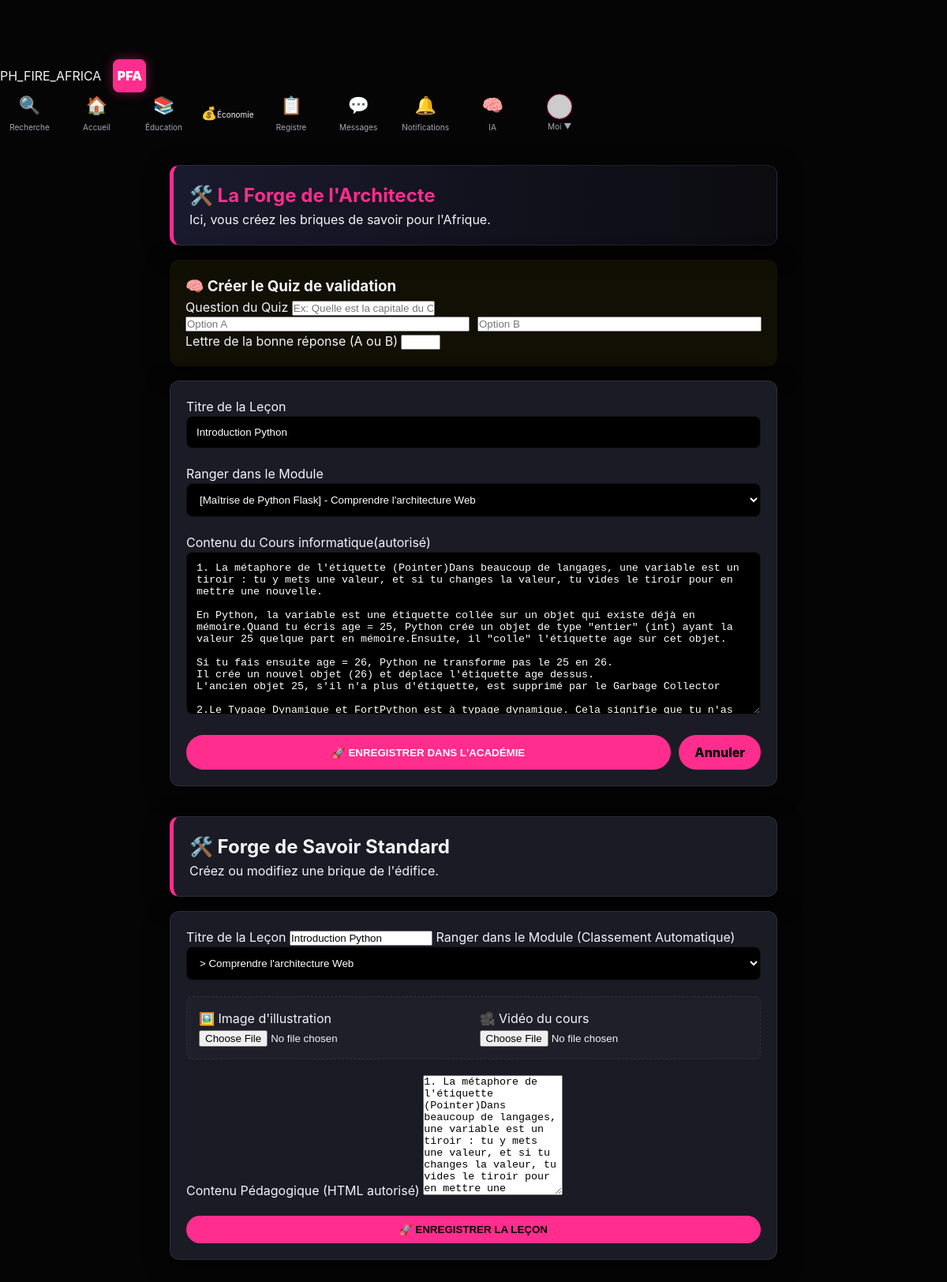
The page /academie/editeur/5 (signed in) on the database as committed earlier.
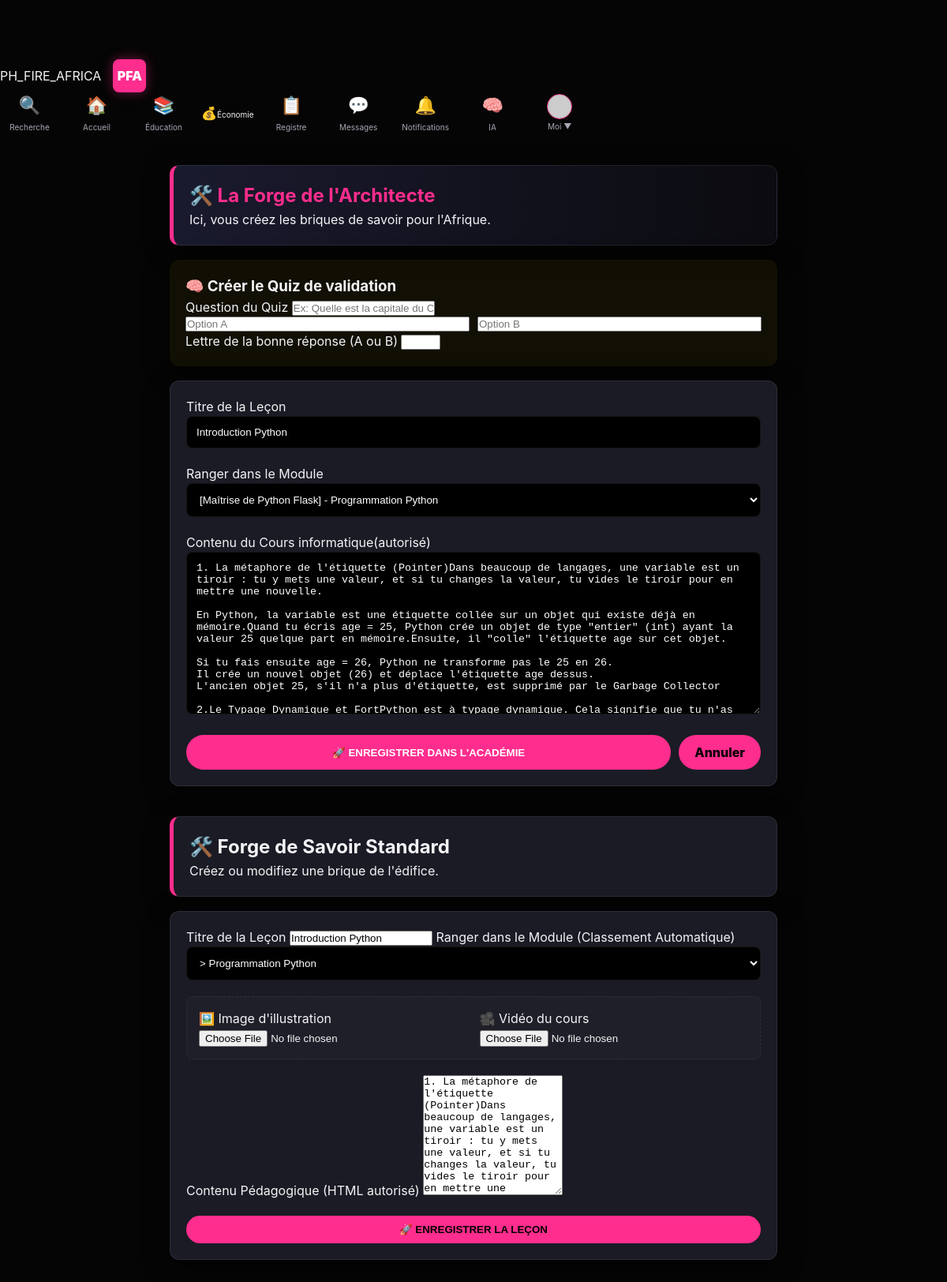
The same page on the database as committed later.
### tables this page shows
CREATE TABLE lessons (id INTEGER PRIMARY KEY AUTOINCREMENT, module_id INT REFERENCES modules(id), contenu TEXT, exercice_obligatoire BOOLEAN, titre TEXT, image_filename TEXT, video_filename TEXT);

### app.py (the view, shortened to what this page needs)
    @app.route("/academie/editeur", methods=["GET", "POST"])
    @app.route("/academie/editeur/<int:l_id>", methods=["GET", "POST"])
    @login_required
    def editeur_lecon(l_id=None):
        me = current_user()
        if me['username'] != 'frere': return redirect(url_for('feed'))
        lecon = db_one("SELECT * FROM lessons WHERE id=?", (l_id,)) if l_id else None
        modules = db_all("SELECT m.id, m.objectif, c.titre as cursus FROM modules m JOIN curriculums c ON m.curriculum_id = c.id")
        return render_template("academie/forge_lecon.html", lecon=lecon, modules=modules)

### templates/academie/forge_lecon.html (shortened to what the changed rows need)
{% extends "base.html" %}
{% block content %}
<div class="container" style="max-width: 800px; margin-top: 20px;">
    <div class="card" style="border-left: 5px solid var(--accent); background: linear-gradient(to right, #1a1a2e, #0b0b10);">
        <h2 style="color: var(--accent);">🛠️ La Forge de l'Architecte</h2>
    </div>
    <form method="post" class="card">
        <label class="muted small">Titre de la Leçon</label>
        <input type="text" name="titre" value="{{ lecon.titre if lecon else '' }}" placeholder="Ex: Introduction/informatique/programmation/Python/C++/JavaScript/HTML/CSS/Variables etc..." required
               style="width: 100%; padding: 12px; background: #000; color: white; border: 1px solid var(--border); border-radius: 8px; margin-bottom: 20px;">
        <label class="muted small">Ranger dans le Module</label>
        <select name="module_id" style="width: 100%; padding: 12px; background: #000; color: white; border: 1px solid var(--border); border-radius: 8px; margin-bottom: 20px;">
            {% for m in modules %}
            <option value="{{ m.id }}" {% if lecon and lecon.module_id == m.id %}selected{% endif %}>
                [{{ m.cursus }}] - {{ m.objectif }}
            </option>
            {% endfor %}
        </select>
        <label class="muted small">Contenu du Cours informatique(autorisé)</label>
        <textarea name="contenu" rows="12" placeholder="Écrivez votre cours ici..."
                  style="width: 100%; padding: 12px; background: #000; color: white; border: 1px solid var(--border); border-radius: 8px; font-family: monospace;">{{ lecon.contenu if lecon else '' }}</textarea>
        <div style="margin-top: 20px; display: flex; gap: 10px;">
            <button type="submit" class="btn" style="flex: 1; background: var(--accent); color: white; font-weight: bold;">
            </button>
            <a href="{{ url_for('academie_home') }}" class="btn btn-ghost" style="text-decoration: none;">Annuler</a>
        </div>
    </form>
</div>
<div class="container" style="max-width: 800px;">
    <div class="card" style="border-left: 5px solid var(--accent);">
        <h2>🛠️ Forge de Savoir Standard</h2>
    </div>
    <form method="post" enctype="multipart/form-data" class="card">
        <label class="muted small">Titre de la Leçon</label>
        <input type="text" name="titre" value="{{ lecon.titre if lecon else '' }}" required>
        <label class="muted small">Ranger dans le Module (Classement Automatique)</label>
        <select name="module_id" style="width: 100%; padding: 12px; background: #000; color: white; border: 1px solid var(--border); border-radius: 8px; margin-bottom: 20px;">
            {% set current_branche = [] %}
            {% for m in modules %}
                <option value="{{ m.id }}" {% if lecon and lecon.module_id == m.id %}selected{% endif %}>
                    {{ m.branche }} > {{ m.objectif }}
                </option>
            {% endfor %}
        </select>
        <div style="display: grid; grid-template-columns: 1fr 1fr; gap: 15px; margin-bottom: 20px; padding: 15px; background: rgba(255,255,255,0.02); border-radius: 8px; border: 1px dashed var(--border);">
            <div>
            </div>
            <div>
            </div>
        </div>
        <label class="muted small">Contenu Pédagogique (HTML autorisé)</label>
        <textarea name="contenu" rows="10" style="font-family: monospace;">{{ lecon.contenu if lecon else '' }}</textarea>
        <button type="submit" class="btn" style="width: 100%; margin-top: 20px;">🚀 ENREGISTRER LA LEÇON</button>
    </form>
</div>
{% endblock %}

Rows that differ between the two databases and show on the page:
changed lessons "Introduction Python": module_id "[Maîtrise de Python Flask] - Comprendre l'architecture Web" → "[Maîtrise de Python Flask] - Programmation Python"; module_id "> Comprendre l'architecture Web" → "> Programmation Python"
